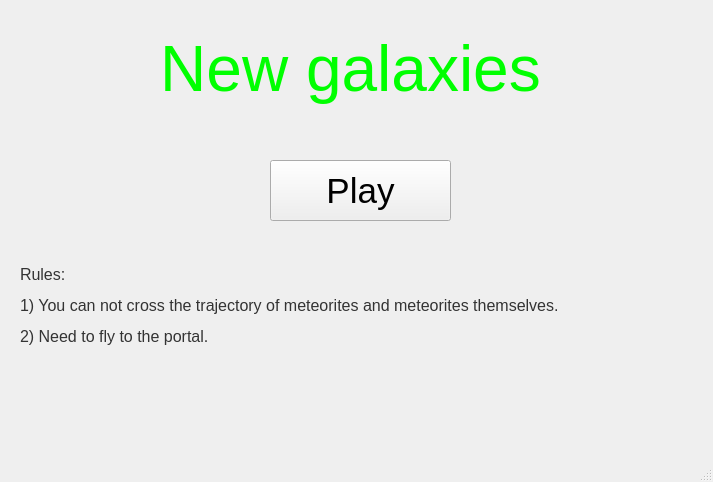
<?xml version="1.0" encoding="UTF-8"?>
<ui version="4.0">
 <class>MainWindow</class>
 <widget class="QMainWindow" name="MainWindow">
  <property name="geometry">
   <rect>
    <x>0</x>
    <y>0</y>
    <width>713</width>
    <height>482</height>
   </rect>
  </property>
  <property name="windowTitle">
   <string>MainWindow</string>
  </property>
  <widget class="QWidget" name="centralwidget">
   <widget class="QPushButton" name="pushButton">
    <property name="geometry">
     <rect>
      <x>270</x>
      <y>160</y>
      <width>181</width>
      <height>61</height>
     </rect>
    </property>
    <property name="font">
     <font>
      <pointsize>26</pointsize>
     </font>
    </property>
    <property name="text">
     <string>Play</string>
    </property>
   </widget>
   <widget class="QLabel" name="label">
    <property name="geometry">
     <rect>
      <x>40</x>
      <y>20</y>
      <width>621</width>
      <height>101</height>
     </rect>
    </property>
    <property name="font">
     <font>
      <pointsize>48</pointsize>
     </font>
    </property>
    <property name="text">
     <string>&lt;html&gt;&lt;head/&gt;&lt;body&gt;&lt;p align=&quot;center&quot;&gt;&lt;span style=&quot; color:#00ff00;&quot;&gt; New galaxies&lt;/span&gt;&lt;/p&gt;&lt;/body&gt;&lt;/html&gt;</string>
    </property>
   </widget>
   <widget class="QLabel" name="label_2">
    <property name="geometry">
     <rect>
      <x>20</x>
      <y>240</y>
      <width>681</width>
      <height>131</height>
     </rect>
    </property>
    <property name="text">
     <string>&lt;html&gt;&lt;head/&gt;&lt;body&gt;&lt;p&gt;&lt;span style=&quot; font-family:'Arial,Helvetica,sans-serif'; font-size:12pt; color:#333333; background-color:transparent;&quot;&gt;Rules:&lt;/span&gt;&lt;/p&gt;&lt;p&gt;&lt;span style=&quot; font-family:'Arial,Helvetica,sans-serif'; font-size:12pt; color:#333333; background-color:transparent;&quot;&gt;1) You can not cross the trajectory of meteorites and meteorites themselves.&lt;/span&gt;&lt;/p&gt;&lt;p&gt;&lt;span style=&quot; font-family:'Arial,Helvetica,sans-serif'; font-size:12pt; color:#333333; background-color:transparent;&quot;&gt;2) Need to fly to the portal.&lt;/span&gt;&lt;/p&gt;&lt;/body&gt;&lt;/html&gt;</string>
    </property>
   </widget>
  </widget>
  <widget class="QMenuBar" name="menubar">
   <property name="geometry">
    <rect>
     <x>0</x>
     <y>0</y>
     <width>713</width>
     <height>26</height>
    </rect>
   </property>
  </widget>
  <widget class="QStatusBar" name="statusbar"/>
 </widget>
 <resources>
  <include location="test.qrc"/>
 </resources>
 <connections/>
</ui>
